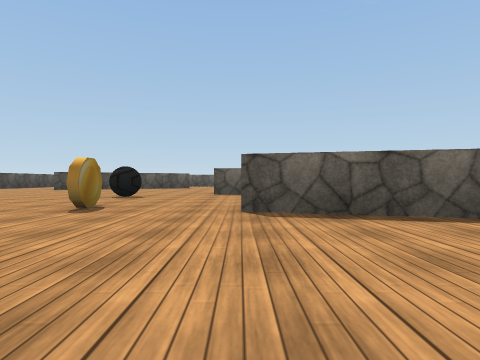
view 1 (above)

22 first-person views from a walk through a Unity game level. The camera is 0.55 m above the floor, looks level and sees 75° across. The floor is counted in squares, 2 m on a side. Each view is taken from the middle of a square. On the plan, view 1 faces up. The plan holds only what a view shows up to about 9 squares ahead; the rest is blank. Some surface patterns are stand-ins.

view 2
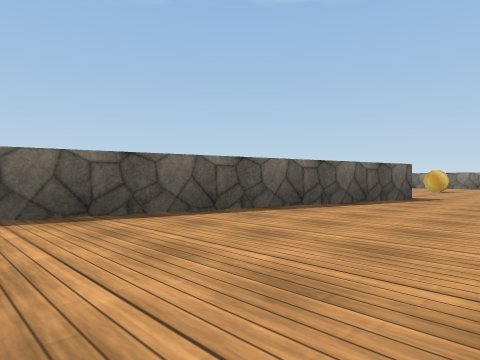

view 3
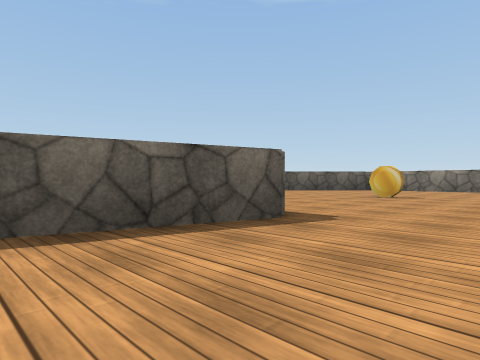

view 4
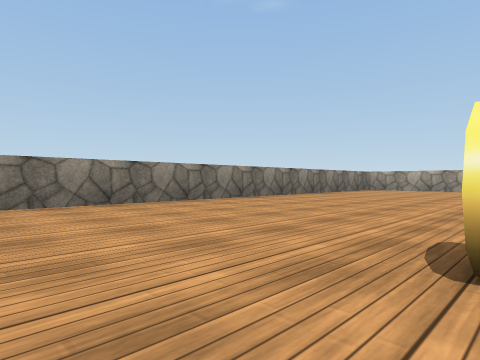

view 5
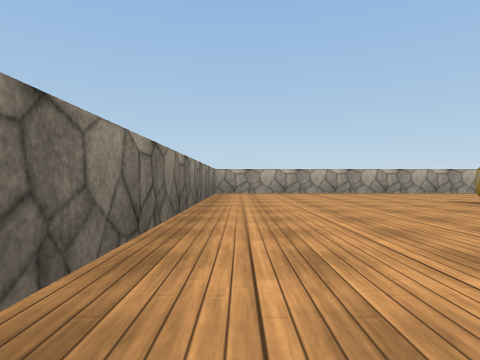

view 6
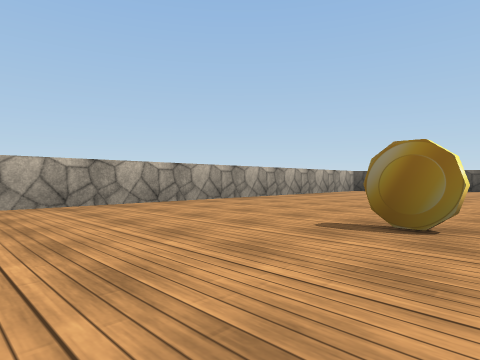

view 7
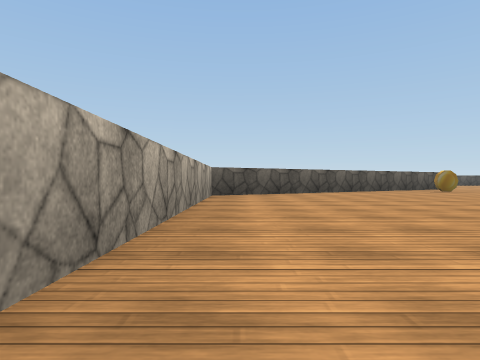

view 8
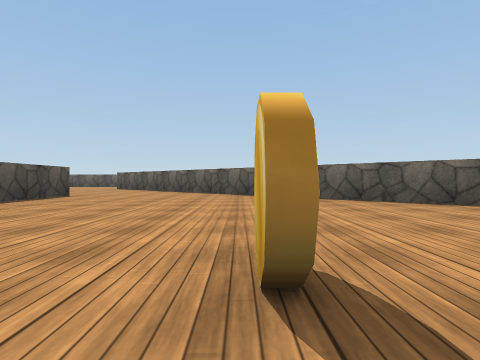

view 9
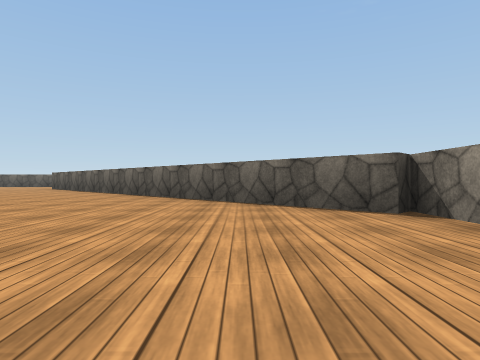

view 10
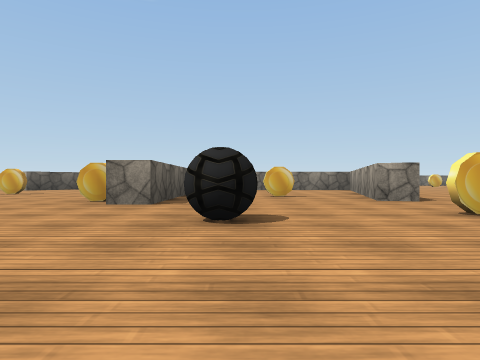

view 11
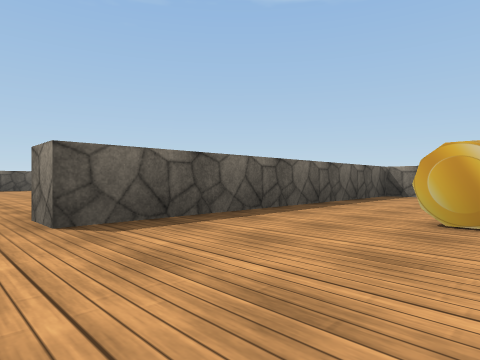

view 12
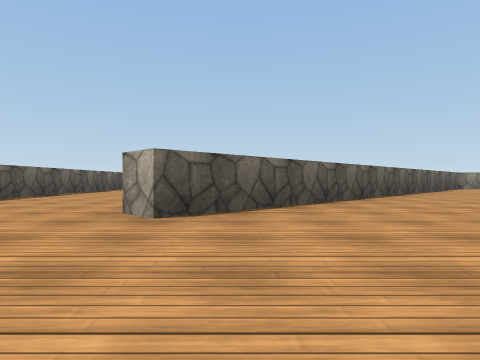

view 13
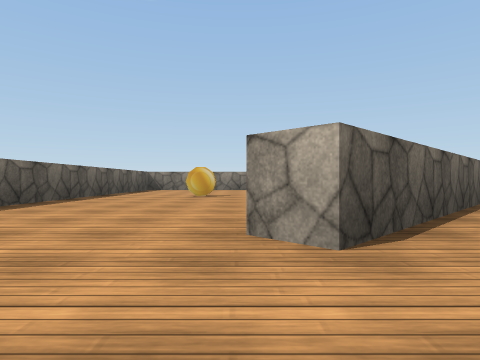

view 14
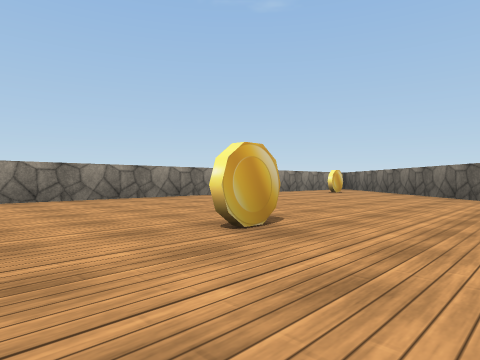

view 15
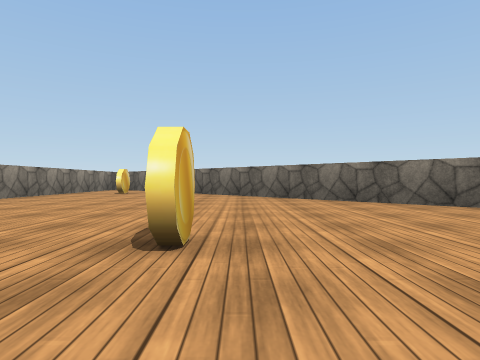

view 16
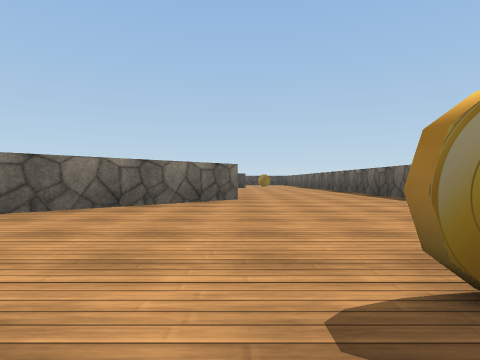

view 17
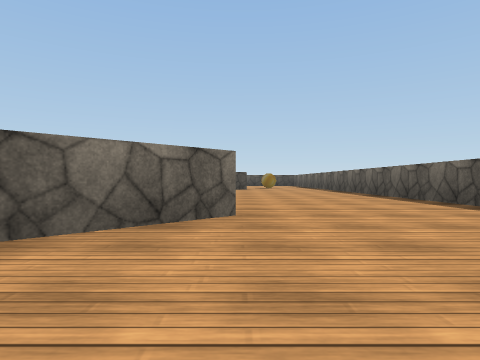

view 18
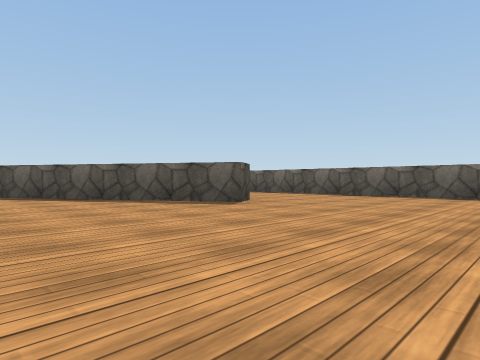

view 19
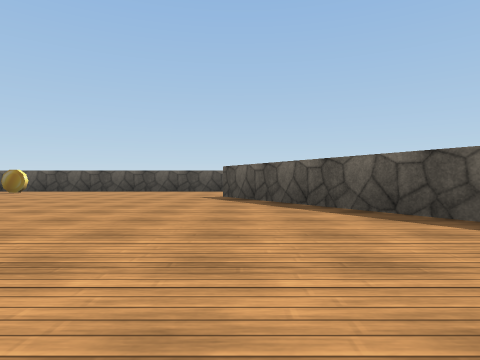

view 20
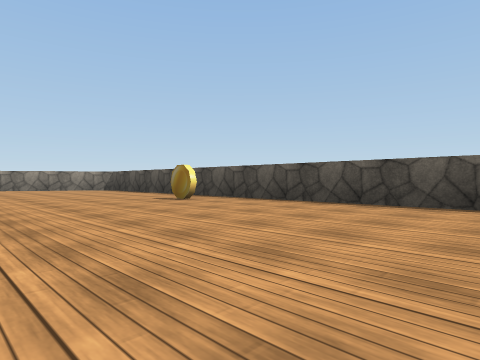

view 21
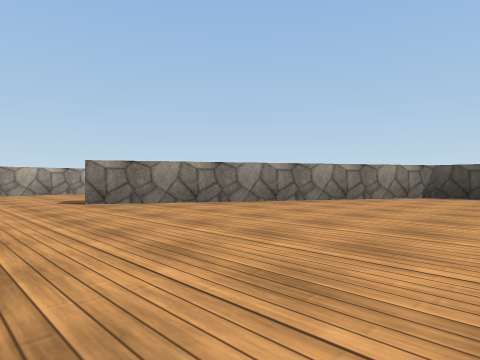

view 22
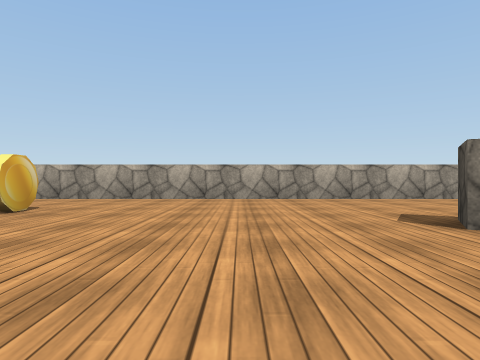

### Floor plan
Ten units are one square. View 1 is at (0, 0); x grows to the right and y downward. Boxes are objects, and circles mark ways between rooms. Rooms are numbered by the first view taken in them; rooms with no view inside come last. Other rooms are left out.
<svg viewBox="-80 -140 200 200">
<path fill="none" stroke="#000" d="M49 -14 0 -27M113 -35 63 -85M50 -65 50 -49M-10 -7 25 55 115 55 115 -38M0 -27 1 -32 45 -20 45 -60 -5 -60 -5 -65M-20 -112 -17 -108 -53 -87M63 -85 42 -106 46 -110 112 -44M-75 -86 -75 3 -33 27 -35 32M44 -135 -25 -135M115 -41 115 -135 62 -135M-52 55 10 55"/>
<rect x="5" y="-5" width="10" height="10" fill="#bbb"><title>coin</title></rect>
<rect x="75" y="25" width="10" height="10" fill="#bbb"><title>coin</title></rect>
<rect x="75" y="-25" width="10" height="10" fill="#bbb"><title>coin</title></rect>
<rect x="-75" y="-45" width="10" height="10" fill="#bbb"><title>coin</title></rect>
<rect x="-25" y="-35" width="10" height="10" fill="#bbb"><title>coin</title></rect>
<rect x="-25" y="-55" width="10" height="10" fill="#bbb"><title>ball</title></rect>
<rect x="-5" y="35" width="10" height="10" fill="#bbb"><title>coin</title></rect>
<rect x="-5" y="-75" width="10" height="10" fill="#bbb"><title>coin</title></rect>
<rect x="5" y="-45" width="10" height="10" fill="#bbb"><title>coin</title></rect>
<rect x="15" y="-95" width="10" height="10" fill="#bbb"><title>coin</title></rect>
<rect x="75" y="-125" width="10" height="10" fill="#bbb"><title>coin</title></rect>
<rect x="95" y="-75" width="10" height="10" fill="#bbb"><title>coin</title></rect>
<circle cx="0" cy="-15" r="3" fill="#2a7"/>
<circle cx="50" cy="-70" r="3" fill="#2a7"/>
<text x="60" y="0">1</text>
<text x="0" y="-50">2</text>
</svg>
Room 1 opens to room 2.

Where each view was taken, in squares from view 1:
view 1: 0 up, 0 right, facing up
view 2: 0 up, 0 right, facing up-right
view 3: 0 up, 3 right, facing up-right
view 4: 3 up, 8 right, facing down-right
view 5: 1 up, 11 right, facing down
view 6: 2 down, 10 right, facing down-left
view 7: 5 down, 8 right, facing left
view 8: 1 up, 8 right, facing up
view 9: 1 up, 10 right, facing up
view 10: 5 up, 4 left, facing right
view 11: 4 up, 1 left, facing up-right
view 12: 10 up, 2 right, facing right
view 13: 11 up, 3 right, facing right
view 14: 13 up, 7 right, facing down-right
view 15: 13 up, 8 right, facing down
view 16: 11 up, 9 right, facing left
view 17: 11 up, 7 right, facing left
view 18: 8 up, 1 right, facing up-left
view 19: 9 up, 0 right, facing left
view 20: 8 up, 4 left, facing down-left
view 21: 1 up, 2 left, facing down-left
view 22: 1 down, 2 left, facing down
